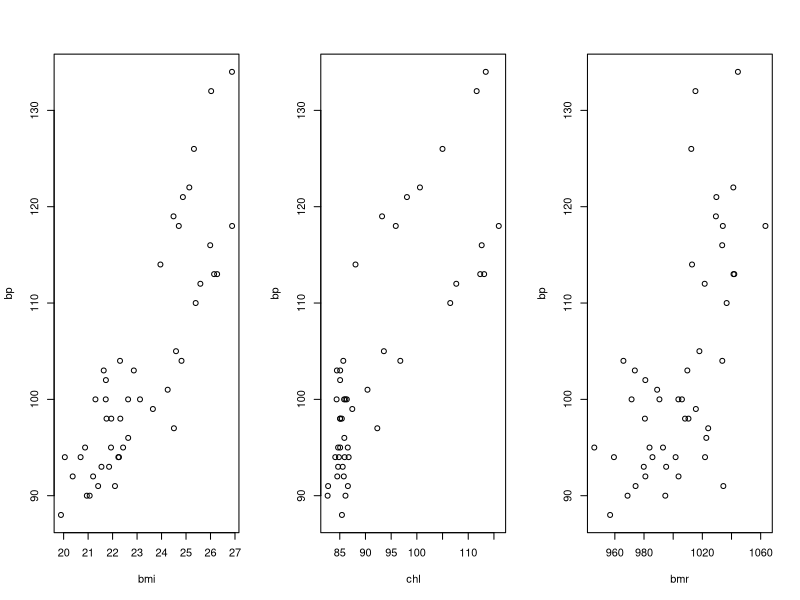
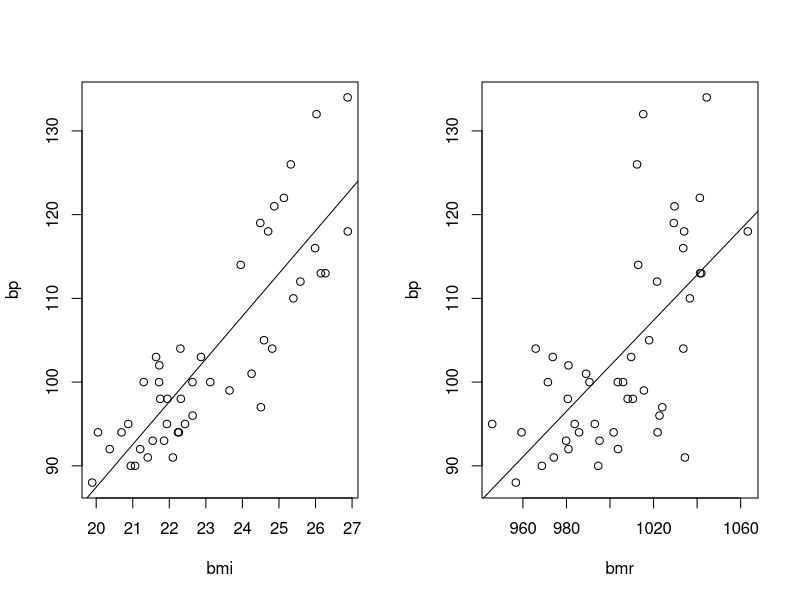

These figures' R source, in order: (Note: this script raises an error after producing the figures.)
## ---- chunk 1
knitr::opts_chunk$set(echo = FALSE, eval = FALSE,
                      warning = FALSE)
set.seed(551991)
## ---- chunk 2
dt <- read.table('bp.tsv', header=T)
summary(dt)
## ---- chunk 3
## Plotar um scatter plot para as medidas
par(mfrow = c(1,3))
plot(bp~bmi, data=dt)
plot(bp~chl, data=dt)
plot(bp~bmr, data=dt)
## ou plot(bp~bmi+chl+bmr, data=dt)

## Testar a correlação
cor.test(dt$bp, dt$bmi)
cor.test(dt$bp, dt$chl, method="spearman")
cor.test(dt$bp, dt$bmr)
## ---- chunk 4
## modelar as relações
model_bmi <- lm(bp~bmi, data=dt)
model_bmr <- lm(bp~bmr, data=dt)
## ilustrar a relação entre as medidas
par(mfrow = c(1,2))
plot(bp~bmi, data=dt)
abline(model_bmi)
plot(bp~bmr, data=dt)
abline(model_bmr)
## avaliar a associação indicando se a associação é espúria ou
## significativa.
summary(model_bmi)
summary(model_bmr)
## comparando o r^2 ajustado
summary(model_bmi)$adj.r.squared
summary(model_bmr)$adj.r.squared
## ---- chunk 5
## ilustrar a relação, usando cores diferentes para cada categoria
par(mfrow=c(1,2))
plot(bp~bmi, data=dt, col=sex)
legend("topleft", levels(dt$sex), col=1:2, pch = 1)
plot(bp~bmi, data=dt, col=enos)
legend("topleft", levels(dt$enos), col=1:3, pch = 1)
## ---- chunk 6
## atulizar o modelo para incluir o efeito do eNOS em recessivo
## (aa/Aa vs AA).
dt$enos_rec <- factor(dt$enos == "AA", labels=c("aa/Aa", "AA"))

model_add <- lm(bp~bmi+enos_rec, data=dt)
summary(model_add)

model_int <- lm(bp~bmi*enos_rec, data=dt)
summary(model_int)

## ilustre as relações
par(mfrow=c(1,2))

plot(bp~bmi, data=dt, col=enos_rec)
legend("topleft", levels(dt$sex), col=1:2, pch = 1, lty = 1)

cf <- coef(model_add)
abline(cf[1], cf[2], col=1)
abline(cf[1] + cf[3], cf[2], col=2)

plot(bp~bmi, data=dt, col=enos_rec)
legend("topleft", levels(dt$enos), col=1:2, pch = 1)

cf <- coef(model_int)
abline(cf[1], cf[2], col=1)
abline(cf[1] + cf[3], cf[2] + cf[4], col=2)

## comparar os modelos
anova(model_bmi, model_add, model_int)
